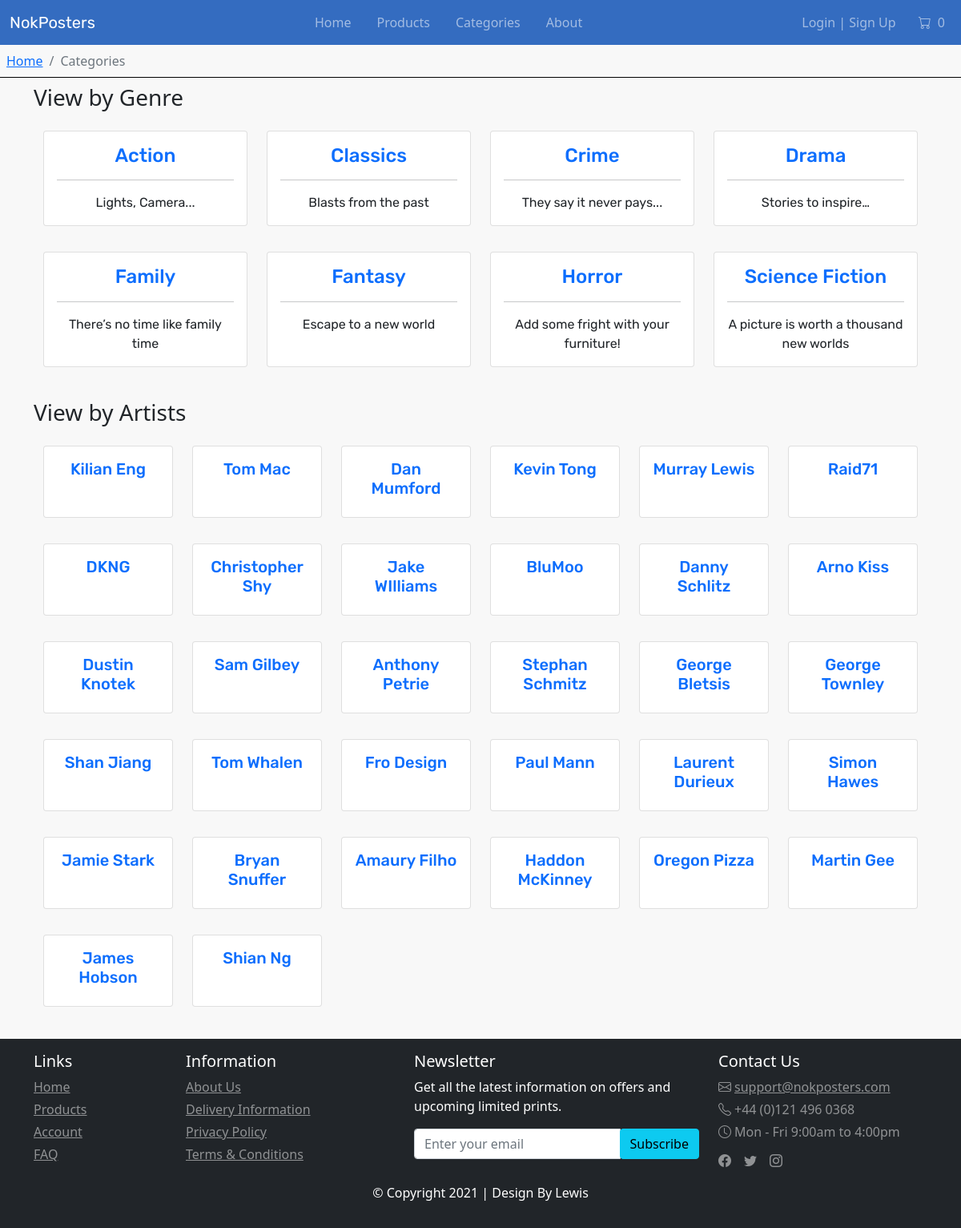
/categories.php, run on the app's committed database.
### tables this page shows
CREATE TABLE `genres` (
  `genre_id` int(10) NOT NULL,
  `genre_name` varchar(254) NOT NULL,
  `genre_tagline` varchar(255) DEFAULT NULL
);

CREATE TABLE `artist` (
  `artist_id` int(11) NOT NULL,
  `artist_name` varchar(255) NOT NULL
);

### includes/category.class.php (called while the page is built, shortened)
<?php
class Category
{
    public $db = null;
    public function __construct(Dbh $db)
    {
        $this->db = $db;
    }
    public function getData($table = 'genres'){
        $result = $this->db->conn->query("SELECT * FROM {$table}");
        $resultArray = array();
        while ($item = mysqli_fetch_array($result, MYSQLI_ASSOC)){
            $resultArray[] = $item;
        }
        return $resultArray;
    }
}
?>

### includes/dbh.php (called while the page is built, shortened)
<?php
class Dbh {
    protected $servername = DB_HOST;
    protected $username = DB_USER;
    protected $password = DB_PASS;
    protected $dbname = DB_NAME;
    public function __construct()
    {
        $this->conn = new mysqli($this->servername, $this->username, $this->password, $this->dbname);
    }
}
?>

### includes/artist.class.php (called while the page is built, shortened)
<?php
class Artist
{
    public $db = null;
    public function __construct(Dbh $db)
    {
        $this->db = $db;
    }
    public function getData($table = 'artist'){
        $result = $this->db->conn->query("SELECT * FROM {$table}");
        $resultArray = array();
        while ($item = mysqli_fetch_array($result, MYSQLI_ASSOC)){
            $resultArray[] = $item;
        }
        return $resultArray;
    }
}
?>

### categories.php (the view)
<?php
    include_once('header.php');
    include_once('includes/artist.class.php');
    include_once('includes/category.class.php');
    $category = new Category($db);
    $artist = new Artist($db);
    $categories = $category->getData();
    $artists = $artist->getData();
    array_multisort(array_column($categories, 'genre_name'), SORT_ASC, $categories);
?>
    <main>
        <nav aria-label="breadcrumb" class="ps-2 category-navbar">
            <ol class="breadcrumb py-2">
                <li class="breadcrumb-item"><a href="index.php">Home</a></li>
                <li class="breadcrumb-item active" aria-current="page">Categories</li>
            </ol>
        </nav>
     <div class="container">
        <div>
            <div class="row mt-2">
                <h3>View by Genre</h3>
            </div>
            <div class="row">
                <div class="row mx-auto mb-4">
                    <?php foreach ($categories as $item) : ?>
                    <div class="col-md-3 col-6 my-3">
                        <div class="card product-card h-100 font-rubik">
                            <div class="card-body text-center">
                                <h4 class="card-title product-name">
                                    <a class="stretched-link" href="category.php?id=<?=$item['genre_id']?>"><?=$item['genre_name']?></a>
                                </h4>
                                <hr>
                                <p class="card-text"><?=$item['genre_tagline']?></p>
                            </div>
                        </div>
                    </div>
                    <?php endforeach; ?>
                </div>
            </div>
        </div>
        <div>
            <div class="row">
                <h3>View by Artists</h3>
            </div>
            <div class="row">
                <div class="row mx-auto mb-4">
                    <?php foreach ($artists as $item) : ?>
                    <div class="col-xl-2 col-md-4 col-6 my-3">
                        <div class="card product-card h-100 font-rubik">
                            <div class="card-body text-center">
                                <h5 class="card-title product-name">
                                    <a class="stretched-link" href="artist.php?id=<?=$item['artist_id']?>"><?=$item['artist_name']?></a>
                                </h5>
                            </div>
                        </div>
                    </div>
                    <?php endforeach; ?>
                </div>
            </div>
        </div>
    </div>
    </main>
<?php
    include_once('footer.php');
?>

### styles/style.css (style rules this page uses)
:root { --primary-colour: #346cc0; --secondary-colour: #184281; }
.font-rubik { font-family: Rubik, sans-serif; }
html { background-color: rgb(20, 48, 87); }
body { padding-top: 56px; display: flex; min-height: 100vh; flex-direction: column; background-color: rgb(248, 248, 248); }
main { flex-grow:1; }
.product-card { transition: all 0.2s ease-in; }
.card-title a { text-decoration: none; }
.category-navbar { background-color: rgb(248, 248, 248); border-bottom: 1px solid black; }
.breadcrumb { margin: 0; }

### data on the page
genres: genre_name "Action", genre_tagline "Lights, Camera..."
genres: genre_name "Classics", genre_tagline "Blasts from the past"
genres: genre_name "Crime", genre_tagline "They say it never pays..."
genres: genre_name "Drama", genre_tagline "Stories to inspire…"
genres: genre_name "Family", genre_tagline "There’s no time like family time"
genres: genre_name "Fantasy", genre_tagline "Escape to a new world"
genres: genre_name "Horror", genre_tagline "Add some fright with your furniture!"
genres: genre_name "Science Fiction", genre_tagline "A picture is worth a thousand new worlds"
artist: artist_name "Kilian Eng"
artist: artist_name "Tom Mac"
artist: artist_name "Dan Mumford"
artist: artist_name "Kevin Tong"
artist: artist_name "Murray Lewis"
artist: artist_name "Raid71"
artist: artist_name "DKNG"
artist: artist_name "Christopher Shy"
artist: artist_name "Jake WIlliams"
artist: artist_name "BluMoo"
artist: artist_name "Danny Schlitz"
artist: artist_name "Arno Kiss"
artist: artist_name "Dustin Knotek"
artist: artist_name "Sam Gilbey"
artist: artist_name "Anthony Petrie"
artist: artist_name "Stephan Schmitz"
artist: artist_name "George Bletsis"
artist: artist_name "George Townley"
artist: artist_name "Shan Jiang"
artist: artist_name "Tom Whalen"
artist: artist_name "Fro Design"
artist: artist_name "Paul Mann"
artist: artist_name "Laurent Durieux"
artist: artist_name "Simon Hawes"
artist: artist_name "Jamie Stark"
artist: artist_name "Bryan Snuffer"
artist: artist_name "Amaury Filho"
artist: artist_name "Haddon McKinney"
artist: artist_name "Oregon Pizza"
artist: artist_name "Martin Gee"
artist: artist_name "James Hobson"
artist: artist_name "Shian Ng"

### other printed values
$cart_total "0"
